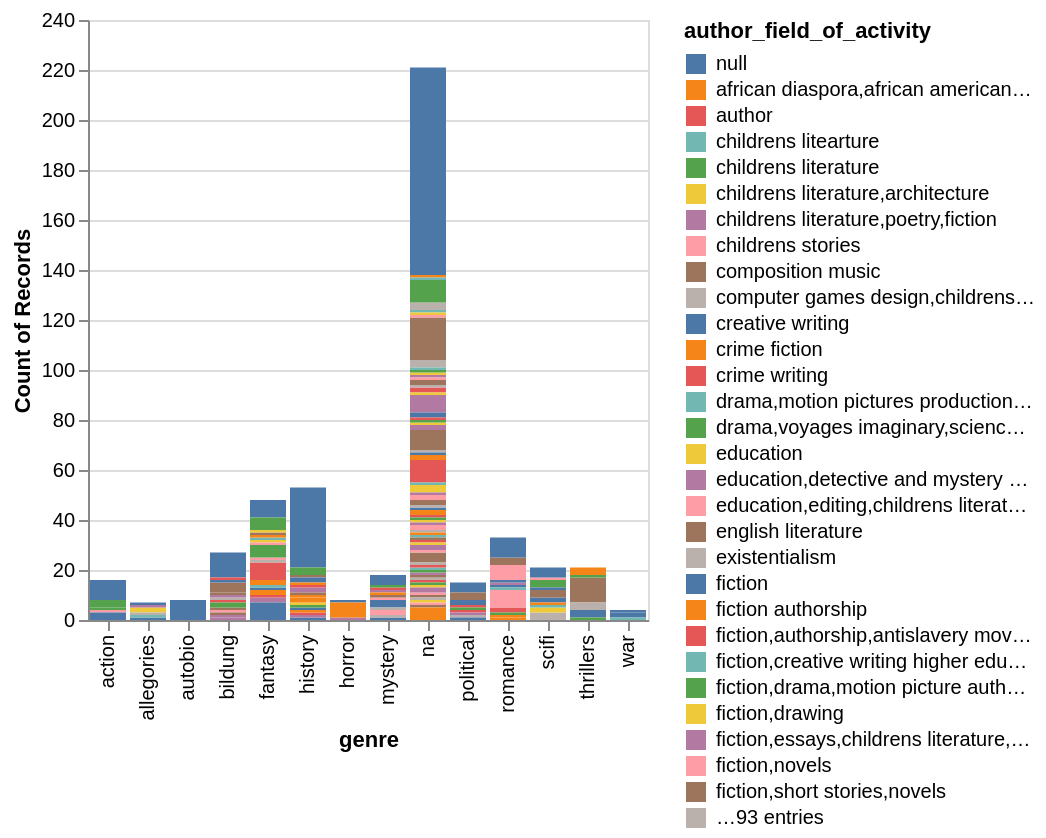

Notebook code for this chart:
### Code cell
# Compare genres using the original combined activity labels.
alt.Chart(novels_df).mark_bar().encode(
	x="genre",
	y="count()",
	color="author_field_of_activity:N"
)

### Figure 1 — Vega-Lite specification as saved in the notebook (floating-point values rounded to 4 significant figures; data arrays with more than 128 entries replaced by an {"elided": "..."} marker saying what was removed)
{"config": {"view": {"continuousWidth": 300, "continuousHeight": 300}}, "data": {"name": "data-7e6f12bca07ecfa7203d411acdbce688"}, "mark": {"type": "bar"}, "encoding": {"color": {"field": "author_field_of_activity", "type": "nominal"}, "x": {"field": "genre", "type": "nominal"}, "y": {"aggregate": "count", "type": "quantitative"}}, "$schema": "https://vega.github.io/schema/vega-lite/v6.1.0.json", "datasets": {"data-7e6f12bca07ecfa7203d411acdbce688": {"elided": "500 records"}}}
